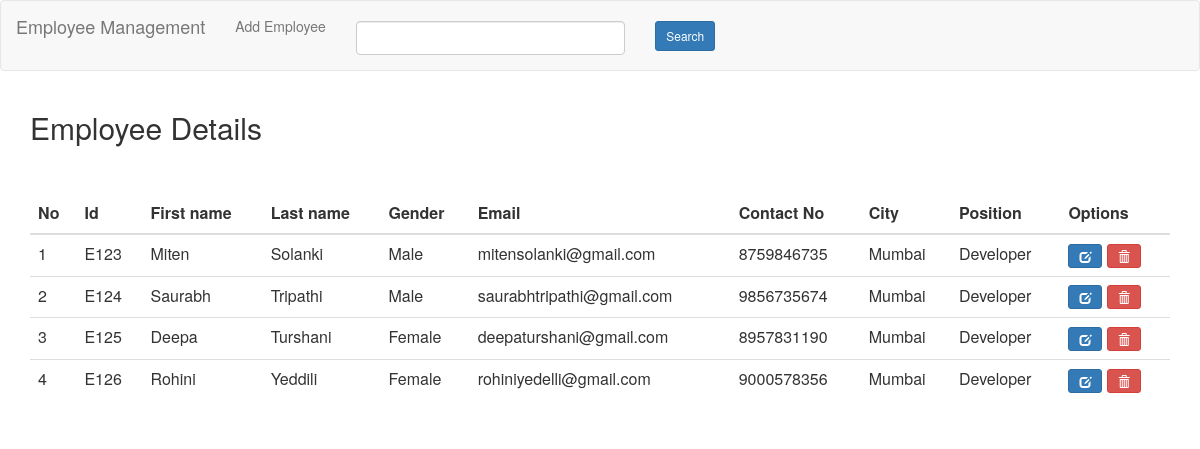
The page / on the database its author committed.
### tables this page shows
CREATE TABLE IF NOT EXISTS `emp_details` (
  `EmpId` varchar(50) NOT NULL,
  `FirstName` varchar(50) NOT NULL,
  `LastName` varchar(50) NOT NULL,
  `Gender` varchar(50) NOT NULL,
  `Email` varchar(50) NOT NULL,
  `ContactNo` varchar(50) NOT NULL,
  `Address` varchar(100) NOT NULL,
  `Position` varchar(50) NOT NULL,
  PRIMARY KEY  (`EmpId`)
);

### index.php (the view, shortened to what this page needs)
<?php
         $search = $_POST['search'];
         if(isset($_POST['searchquery'])){
         $sql = "select * from emp_details where FirstName like '%$search%'";
         }
         else{
         $sql = "select * from emp_details";
         }
?>
<html>
<head>
  <link rel="stylesheet" href="https://maxcdn.bootstrapcdn.com/bootstrap/3.3.7/css/bootstrap.min.css">
</head>
<body>
<nav class="navbar navbar-default">
  <div class="container-fluid">
    <div class="navbar-header">
      <a class="navbar-brand" href="index.php">Employee Management</a>
    </div>
    <ul class="nav navbar-nav">
      <li><a href="add.php">Add Employee</a></li>
    </ul><br>
   <form class="form-horizontal" action="" method="post">
    <div class="form-group">
      <div class="col-sm-3">
         <input type="text" name="search" class="form-control"required>
      </div>
      <div class="col-sm-3">
           <input type="submit" name="searchquery" class="btn btn-sm btn-primary" value="Search">
      </div>
     </div>
   </form>
  </div>
</nav>
<div class="container">
  <h2>Employee Details</h2><br><br>
  <table class="table">
    <thead>
      <tr>
        <th>No</th>
        <th>Id</th>
        <th>First name</th>
        <th>Last name</th>
        <th>Gender</th>
        <th>Email</th>
        <th>Contact No</th>
        <th>City</th>
        <th>Position</th>
        <th>Options</th>
      </tr>
    </thead>
    <tbody>
      <tr>
      <?php
         $result = mysql_query($sql);
         $number = 1;
         while($fet = mysql_fetch_array($result)) {
            echo"<td>".$number."</td>";
            echo"<td>".$fet['EmpId']."</td>";
            echo"<td>".$fet['FirstName']."</td>";
            echo"<td>".$fet['LastName']."</td>";
            echo"<td>".$fet['Gender']."</td>";
            echo"<td>".$fet['Email']."</td>";
            echo"<td>".$fet['ContactNo']."</td>";
            echo"<td>".$fet['Address']."</td>";
            echo"<td>".$fet['Position']."</td>";
            echo '<td>
                  <a href="edit.php?id='.$fet['EmpId'].'" class="btn btn-primary btn-sm" ><span class="glyphicon glyphicon-edit" aria-hidden="true"></span></a>
                  <a href="delete.php?id='.$fet['EmpId'].'" onclick="return confirm(\'Are you sure you want to delete '.$fet['FirstName'].'?\')" class="btn btn-danger btn-sm"><span class="glyphicon glyphicon-trash" aria-hidden="true"></span></a>
                  </td>';
            echo"</tr>";
         $number++;
           }
        ?>
    </tbody>
  </table>
</div>
</body>
</html>

### rows shown on the page
emp_details: EmpId "E123", FirstName "Miten", LastName "Solanki", Gender "Male", Email "mitensolanki@gmail.com", ContactNo "8759846735", Address "Mumbai", Position "Developer"
emp_details: EmpId "E124", FirstName "Saurabh", LastName "Tripathi", Gender "Male", Email "saurabhtripathi@gmail.com", ContactNo "9856735674", Address "Mumbai", Position "Developer"
emp_details: EmpId "E125", FirstName "Deepa", LastName "Turshani", Gender "Female", Email "deepaturshani@gmail.com", ContactNo "8957831190", Address "Mumbai", Position "Developer"
emp_details: EmpId "E126", FirstName "Rohini", LastName "Yeddili", Gender "Female", Email "rohiniyedelli@gmail.com", ContactNo "9000578356", Address "Mumbai", Position "Developer"
